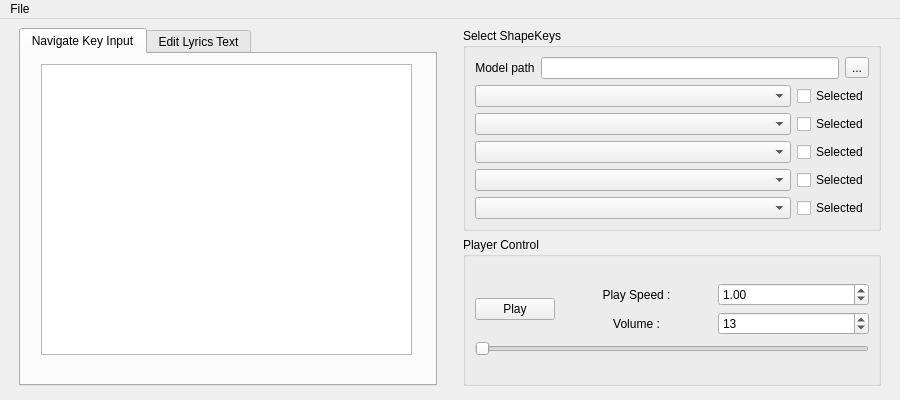
<?xml version="1.0" encoding="UTF-8"?>
<ui version="4.0">
 <class>MainWindow</class>
 <widget class="QMainWindow" name="MainWindow">
  <property name="geometry">
   <rect>
    <x>0</x>
    <y>0</y>
    <width>900</width>
    <height>400</height>
   </rect>
  </property>
  <property name="windowTitle">
   <string>MainWindow</string>
  </property>
  <property name="autoFillBackground">
   <bool>false</bool>
  </property>
  <widget class="QWidget" name="centralwidget">
   <layout class="QVBoxLayout" name="verticalLayout_7">
    <item>
     <layout class="QHBoxLayout" name="horizontalLayout_6">
      <property name="leftMargin">
       <number>10</number>
      </property>
      <property name="rightMargin">
       <number>10</number>
      </property>
      <property name="bottomMargin">
       <number>5</number>
      </property>
      <item>
       <widget class="QTabWidget" name="tabWidget">
        <property name="currentIndex">
         <number>0</number>
        </property>
        <widget class="QWidget" name="tab">
         <attribute name="title">
          <string>Navigate Key Input</string>
         </attribute>
         <widget class="QTableView" name="tableView">
          <property name="geometry">
           <rect>
            <x>20</x>
            <y>10</y>
            <width>371</width>
            <height>291</height>
           </rect>
          </property>
         </widget>
        </widget>
        <widget class="QWidget" name="tab_2">
         <attribute name="title">
          <string>Edit Lyrics Text</string>
         </attribute>
        </widget>
       </widget>
      </item>
      <item>
       <spacer name="verticalSpacer">
        <property name="orientation">
         <enum>Qt::Orientation::Vertical</enum>
        </property>
        <property name="sizeHint" stdset="0">
         <size>
          <width>20</width>
          <height>40</height>
         </size>
        </property>
       </spacer>
      </item>
      <item>
       <layout class="QVBoxLayout" name="verticalLayout_6">
        <item>
         <widget class="QGroupBox" name="SelectShapeKeyGroupBox">
          <property name="title">
           <string>Select ShapeKeys</string>
          </property>
          <property name="flat">
           <bool>false</bool>
          </property>
          <layout class="QVBoxLayout" name="verticalLayout_4">
           <item>
            <layout class="QHBoxLayout" name="horizontalLayout_10">
             <item>
              <widget class="QLabel" name="label_2">
               <property name="sizePolicy">
                <sizepolicy hsizetype="Preferred" vsizetype="Preferred">
                 <horstretch>0</horstretch>
                 <verstretch>0</verstretch>
                </sizepolicy>
               </property>
               <property name="text">
                <string>Model path</string>
               </property>
               <property name="alignment">
                <set>Qt::AlignmentFlag::AlignCenter</set>
               </property>
              </widget>
             </item>
             <item>
              <widget class="QLineEdit" name="lineEdit">
               <property name="sizePolicy">
                <sizepolicy hsizetype="MinimumExpanding" vsizetype="Fixed">
                 <horstretch>0</horstretch>
                 <verstretch>0</verstretch>
                </sizepolicy>
               </property>
              </widget>
             </item>
             <item>
              <widget class="QToolButton" name="selectModelButton">
               <property name="text">
                <string>...</string>
               </property>
              </widget>
             </item>
            </layout>
           </item>
           <item>
            <layout class="QVBoxLayout" name="verticalLayout">
             <item>
              <layout class="QHBoxLayout" name="horizontalLayout">
               <item>
                <widget class="QComboBox" name="comboBox">
                 <property name="sizePolicy">
                  <sizepolicy hsizetype="MinimumExpanding" vsizetype="Minimum">
                   <horstretch>0</horstretch>
                   <verstretch>0</verstretch>
                  </sizepolicy>
                 </property>
                </widget>
               </item>
               <item>
                <widget class="QCheckBox" name="checkBox">
                 <property name="text">
                  <string>Selected</string>
                 </property>
                 <property name="tristate">
                  <bool>false</bool>
                 </property>
                </widget>
               </item>
              </layout>
             </item>
             <item>
              <layout class="QHBoxLayout" name="horizontalLayout_2">
               <item>
                <widget class="QComboBox" name="comboBox_2">
                 <property name="sizePolicy">
                  <sizepolicy hsizetype="MinimumExpanding" vsizetype="Minimum">
                   <horstretch>0</horstretch>
                   <verstretch>0</verstretch>
                  </sizepolicy>
                 </property>
                </widget>
               </item>
               <item>
                <widget class="QCheckBox" name="checkBox_2">
                 <property name="text">
                  <string>Selected</string>
                 </property>
                </widget>
               </item>
              </layout>
             </item>
             <item>
              <layout class="QHBoxLayout" name="horizontalLayout_3">
               <item>
                <widget class="QComboBox" name="comboBox_3">
                 <property name="sizePolicy">
                  <sizepolicy hsizetype="MinimumExpanding" vsizetype="Minimum">
                   <horstretch>0</horstretch>
                   <verstretch>0</verstretch>
                  </sizepolicy>
                 </property>
                </widget>
               </item>
               <item>
                <widget class="QCheckBox" name="checkBox_3">
                 <property name="text">
                  <string>Selected</string>
                 </property>
                </widget>
               </item>
              </layout>
             </item>
             <item>
              <layout class="QHBoxLayout" name="horizontalLayout_4">
               <item>
                <widget class="QComboBox" name="comboBox_4">
                 <property name="sizePolicy">
                  <sizepolicy hsizetype="MinimumExpanding" vsizetype="Minimum">
                   <horstretch>0</horstretch>
                   <verstretch>0</verstretch>
                  </sizepolicy>
                 </property>
                </widget>
               </item>
               <item>
                <widget class="QCheckBox" name="checkBox_4">
                 <property name="text">
                  <string>Selected</string>
                 </property>
                </widget>
               </item>
              </layout>
             </item>
             <item>
              <layout class="QHBoxLayout" name="horizontalLayout_5">
               <item>
                <widget class="QComboBox" name="comboBox_5">
                 <property name="sizePolicy">
                  <sizepolicy hsizetype="MinimumExpanding" vsizetype="Minimum">
                   <horstretch>0</horstretch>
                   <verstretch>0</verstretch>
                  </sizepolicy>
                 </property>
                </widget>
               </item>
               <item>
                <widget class="QCheckBox" name="checkBox_5">
                 <property name="text">
                  <string>Selected</string>
                 </property>
                </widget>
               </item>
              </layout>
             </item>
            </layout>
           </item>
          </layout>
         </widget>
        </item>
        <item>
         <widget class="QGroupBox" name="PlayerControlGroupBox">
          <property name="title">
           <string>Player Control</string>
          </property>
          <property name="flat">
           <bool>false</bool>
          </property>
          <property name="checkable">
           <bool>false</bool>
          </property>
          <layout class="QVBoxLayout" name="verticalLayout_5">
           <item>
            <layout class="QVBoxLayout" name="verticalLayout_3">
             <item>
              <layout class="QHBoxLayout" name="horizontalLayout_9">
               <item>
                <widget class="QPushButton" name="playButton">
                 <property name="sizePolicy">
                  <sizepolicy hsizetype="Fixed" vsizetype="Fixed">
                   <horstretch>0</horstretch>
                   <verstretch>0</verstretch>
                  </sizepolicy>
                 </property>
                 <property name="text">
                  <string>Play</string>
                 </property>
                 <property name="shortcut">
                  <string notr="true">Ctrl+S</string>
                 </property>
                </widget>
               </item>
               <item>
                <layout class="QVBoxLayout" name="verticalLayout_2">
                 <item>
                  <layout class="QHBoxLayout" name="horizontalLayout_7">
                   <item>
                    <widget class="QLabel" name="label_3">
                     <property name="sizePolicy">
                      <sizepolicy hsizetype="Preferred" vsizetype="Preferred">
                       <horstretch>0</horstretch>
                       <verstretch>0</verstretch>
                      </sizepolicy>
                     </property>
                     <property name="text">
                      <string>Play Speed :</string>
                     </property>
                     <property name="alignment">
                      <set>Qt::AlignmentFlag::AlignCenter</set>
                     </property>
                    </widget>
                   </item>
                   <item>
                    <widget class="QDoubleSpinBox" name="playspeedSpinBox">
                     <property name="sizePolicy">
                      <sizepolicy hsizetype="Preferred" vsizetype="Fixed">
                       <horstretch>0</horstretch>
                       <verstretch>0</verstretch>
                      </sizepolicy>
                     </property>
                     <property name="minimum">
                      <double>0.100000000000000</double>
                     </property>
                     <property name="maximum">
                      <double>2.000000000000000</double>
                     </property>
                     <property name="singleStep">
                      <double>0.100000000000000</double>
                     </property>
                     <property name="value">
                      <double>1.000000000000000</double>
                     </property>
                    </widget>
                   </item>
                  </layout>
                 </item>
                 <item>
                  <layout class="QHBoxLayout" name="horizontalLayout_8">
                   <item>
                    <widget class="QLabel" name="label">
                     <property name="sizePolicy">
                      <sizepolicy hsizetype="Preferred" vsizetype="Preferred">
                       <horstretch>0</horstretch>
                       <verstretch>0</verstretch>
                      </sizepolicy>
                     </property>
                     <property name="text">
                      <string>Volume :</string>
                     </property>
                     <property name="alignment">
                      <set>Qt::AlignmentFlag::AlignCenter</set>
                     </property>
                    </widget>
                   </item>
                   <item>
                    <widget class="QSpinBox" name="volumeSpinBox">
                     <property name="sizePolicy">
                      <sizepolicy hsizetype="Preferred" vsizetype="Fixed">
                       <horstretch>0</horstretch>
                       <verstretch>0</verstretch>
                      </sizepolicy>
                     </property>
                     <property name="minimum">
                      <number>1</number>
                     </property>
                     <property name="maximum">
                      <number>26</number>
                     </property>
                     <property name="value">
                      <number>13</number>
                     </property>
                    </widget>
                   </item>
                  </layout>
                 </item>
                </layout>
               </item>
              </layout>
             </item>
             <item>
              <widget class="QSlider" name="playerhorizontalSlider">
               <property name="orientation">
                <enum>Qt::Orientation::Horizontal</enum>
               </property>
              </widget>
             </item>
            </layout>
           </item>
          </layout>
         </widget>
        </item>
       </layout>
      </item>
     </layout>
    </item>
   </layout>
  </widget>
  <widget class="QMenuBar" name="menubar">
   <property name="geometry">
    <rect>
     <x>0</x>
     <y>0</y>
     <width>900</width>
     <height>33</height>
    </rect>
   </property>
   <property name="sizePolicy">
    <sizepolicy hsizetype="MinimumExpanding" vsizetype="Preferred">
     <horstretch>0</horstretch>
     <verstretch>0</verstretch>
    </sizepolicy>
   </property>
   <property name="maximumSize">
    <size>
     <width>16777215</width>
     <height>50</height>
    </size>
   </property>
   <widget class="QMenu" name="menuFile">
    <property name="geometry">
     <rect>
      <x>330</x>
      <y>289</y>
      <width>149</width>
      <height>50</height>
     </rect>
    </property>
    <property name="sizePolicy">
     <sizepolicy hsizetype="Fixed" vsizetype="Fixed">
      <horstretch>0</horstretch>
      <verstretch>0</verstretch>
     </sizepolicy>
    </property>
    <property name="maximumSize">
     <size>
      <width>16777215</width>
      <height>50</height>
     </size>
    </property>
    <property name="font">
     <font>
      <pointsize>9</pointsize>
     </font>
    </property>
    <property name="title">
     <string>File</string>
    </property>
   </widget>
   <addaction name="menuFile"/>
  </widget>
 </widget>
 <resources/>
 <connections/>
</ui>
